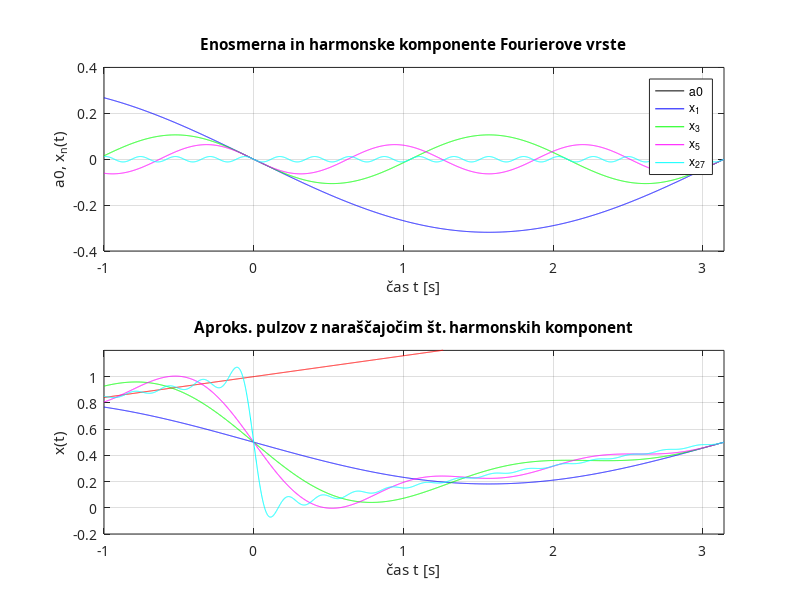
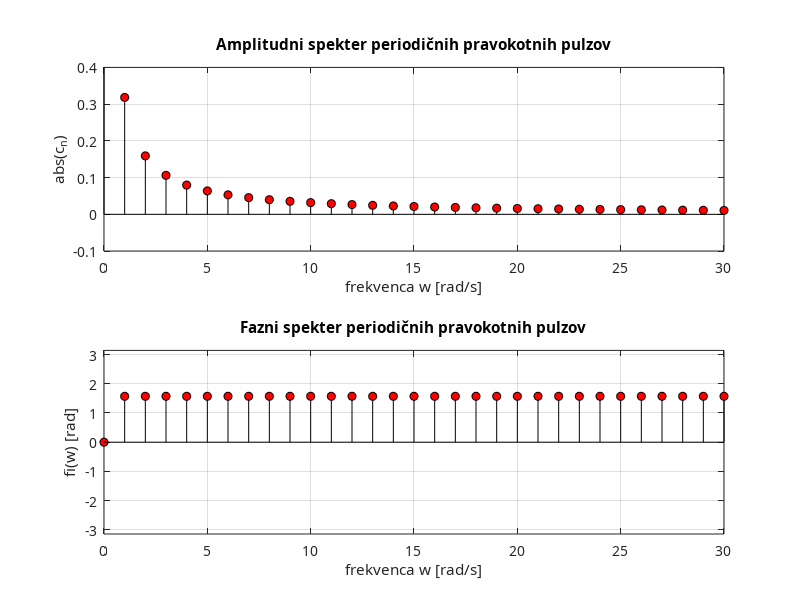
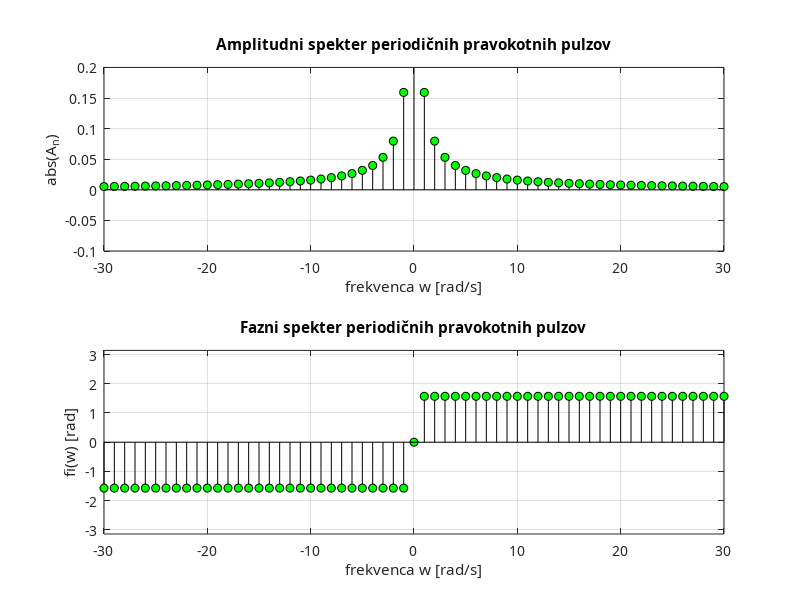
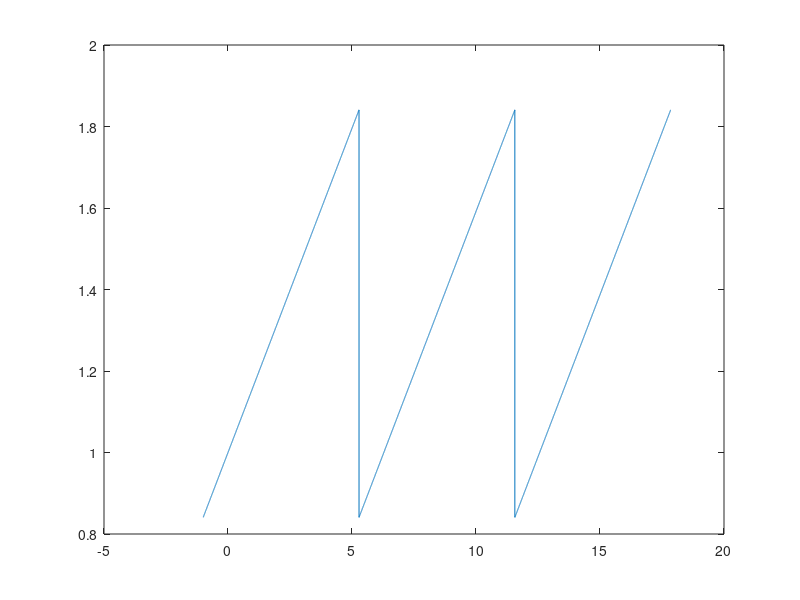

The MATLAB source for these figures, in order:
#a. Program MATLAB za Fourierovo analizo periodičnih pravokotnih pulzov
% Fourierova analiza
% Signal: PERIODIČNI PRAVOKOTNI PULZI
clear all; close all;
A = 1; % amplituda pulzov
T = 2*pi; % osnovna perioda
w0 = 2*pi/T; % osnovna frekvenca
tpz = 0; % začetek obravnavanega pulza
tpk = T/6; % konec obravnavanega pulza
tz = -1; tk = pi; dt = 0.001;
t = tz : dt : tk; % časovni vektor
[N, M] = size(t);
 if N < M,
 t = t';
 end
nk = 30;

% definiranje idealnega poteka obravnavanega pulza

t1 = tz : dt : tz+T; xp1   = A / T *(t1 + T);
t2 = tz+T : dt : tz+2*T; xp2   = A / T * t2;
t3 = tz+2*T : dt : tz+3*T; xp3 = A / T * (t3 - T);

% časovni in signalni vektor idealnega pulza
tpp= [t1 t2 t3]; xpp = [xp1 xp2 xp3];
figure(4)
plot(tpp, xpp)
pause(4)
a0 = A/2; % koeficient a0 = c0
a0t = ones(size(t))*a0; % potrebno za pravilen izris na sliki
for n = 1 : 1 : nk
% trigonometrična vrsta
an = 0
bn = -A/(n*pi);
 xn(:,n) = an * cos(n*w0*t) + bn * sin(n*w0*t);
 if n == 1
 xp(:,n) = a0 + xn(:,n);
 else
 xp(:,n) = xp(:,n-1) + xn(:,n);
 end
% koeficienti cosinusne vrste
cn(n) = sqrt(an^2 + bn^2); % komponente amplitudnega spektra
fin(n) = -atan(bn/an); % komponente faznega spektra
 if (an<0) && (bn<0)
 fin(n) = fin(n) + pi;
 elseif (an<0) && (bn>0)
 fin(n) = fin(n) - pi;
 end
end

fig1 = figure(1);
set(fig1, 'Units', 'centimeters', 'Position', [5 1.5 20 15]);
subplot(2,1,1)
plot(t,a0t,'k', t,xn(:,1),'b'); legend('a0','x_1');
axis([tz tk -0.4 0.4])
set(gca, 'FontName', 'Times New Roman CE', 'FontSize', 10);
xlabel('čas t [s]'); ylabel('a0, x_n(t)');
title('Enosmerna in harmonske komponente Fourierove vrste'); grid on;

hold on
subplot(2,1,2)
plot(tpp,xpp,'r',t,xp(:,1),'b')
axis([tz tk -0.2 A+0.2])
set(gca, 'FontName', 'Times New Roman CE', 'FontSize', 10);
xlabel('čas t [s]'); ylabel('x(t)');
title('Aproks. pulzov z naraščajočim št. harmonskih komponent'); grid on;
hold on; 

subplot(2,1,1)
plot(t, xn(:,3),'g'); legend('a0','x_1','x_3');
subplot(2,1,2)
plot(t, xp(:,3),'g'); hold on;

subplot(2,1,1)
plot(t, xn(:,5),'m'); legend('a0','x_1','x_3','x_5');
subplot(2,1,2)
plot(t, xp(:,5),'m'); hold on;
subplot(2,1,1)
plot(t, xn(:,27),'c'); legend('a0','x_1','x_3','x_5','x_2_7');
subplot(2,1,2)
plot(t, xp(:,27),'c'); hold on; pause(1);
w = [0 : nk] * w0; % izračun frekvenc komponent spektra

fig2 = figure(2);
set(fig2, 'Units', 'centimeters', 'Position', [5 1.5 20 15]);
subplot(2,1,1)
stem(w, [a0 cn], 'ko', 'MarkerFaceColor', 'r')
axis([0 nk*w0 -0.1 0.4])
set(gca, 'FontName', 'Times New Roman CE', 'FontSize', 10);
xlabel('frekvenca w [rad/s]'); ylabel('abs(c_n)');
title('Amplitudni spekter periodičnih pravokotnih pulzov'); grid on;

subplot(2,1,2)
stem(w, [0 fin], 'ko', 'MarkerFaceColor', 'r')
axis([0 nk*w0 -pi pi])
set(gca, 'FontName', 'Times New Roman CE', 'FontSize', 10);
xlabel('frekvenca w [rad/s]'); ylabel('fi(w) [rad]');
title('Fazni spekter periodičnih pravokotnih pulzov'); grid on;
pause(1)

An = cn/2;
Anamp = [fliplr(An) a0 An];
Afin = [-fliplr(fin) 0 fin];
wsim = [-nk:nk]*w0;
fig3 = figure(3);
set(fig3, 'Units', 'centimeters', 'Position', [5 1.5 20 15]);
subplot(2,1,1)
stem(wsim, Anamp, 'ko', 'MarkerFaceColor', 'g')
axis([-nk*w0 nk*w0 -0.1 0.2])
set(gca, 'FontName', 'Times New Roman CE', 'FontSize', 10);
xlabel('frekvenca w [rad/s]'); ylabel('abs(A_n)');
title('Amplitudni spekter periodičnih pravokotnih pulzov'); grid on;

subplot(2,1,2)
stem(wsim, Afin, 'ko', 'MarkerFaceColor', 'g')
axis([-nk*w0 nk*w0 -pi pi])
set(gca, 'FontName', 'Times New Roman CE', 'FontSize', 10);
xlabel('frekvenca w [rad/s]'); ylabel('fi(w) [rad]');
title('Fazni spekter periodičnih pravokotnih pulzov'); grid on; 
